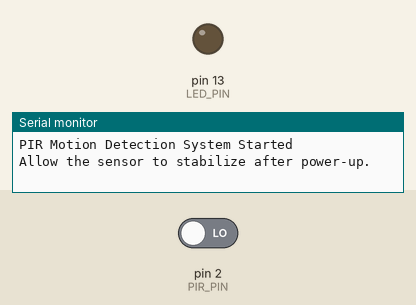
Simulated run of this sketch. Board: Arduino Uno, built with avr-gcc and run on an emulated ATmega328P. Parts: output pins drawn as LEDs (lit = HIGH), the last lines printed to the serial monitor. The inputs (shaded band) are chosen by the test bench; at power-on: pin 2 (PIR_PIN) LOW.

Above: at 1.2 s.
1.3 s: pin 2 (PIR_PIN) driven HIGH
At 1.7 s:
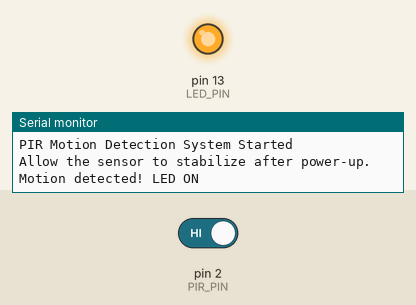
2.8 s: pin 2 (PIR_PIN) driven LOW
At 4.0 s:
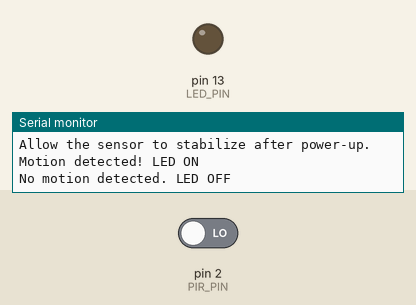
Timing chart, 0 to 5.8 s (numbered marks = the images above; inputs shaded):
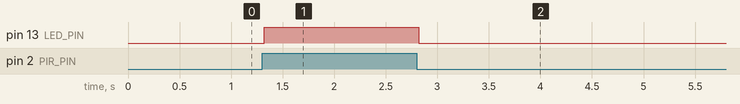

Measured:
- after the input at 1.3 s, pin 13 (LED_PIN): LOW → HIGH at once
- after the input at 2.8 s, pin 13 (LED_PIN): HIGH → LOW at once

The sketch:

Task_2.ino
```cpp
/*
  PIR-Based Motion Detection
  Arduino UNO: PIR OUT -> D2; LED -> D13
  Use a 220-ohm series resistor with an external LED.
*/
const int PIR_PIN = 2;
const int LED_PIN = 13;
int previousMotionState = LOW;

void setup() {
  pinMode(PIR_PIN, INPUT);
  pinMode(LED_PIN, OUTPUT);
  Serial.begin(9600);
  Serial.println("PIR Motion Detection System Started");
  Serial.println("Allow the sensor to stabilize after power-up.");
}

void loop() {
  int motionState = digitalRead(PIR_PIN);

  if (motionState == HIGH) {
    digitalWrite(LED_PIN, HIGH);
    if (previousMotionState == LOW) {
      Serial.println("Motion detected! LED ON");
    }
  } else {
    digitalWrite(LED_PIN, LOW);
    if (previousMotionState == HIGH) {
      Serial.println("No motion detected. LED OFF");
    }
  }

  previousMotionState = motionState;
  delay(100);
}
```
